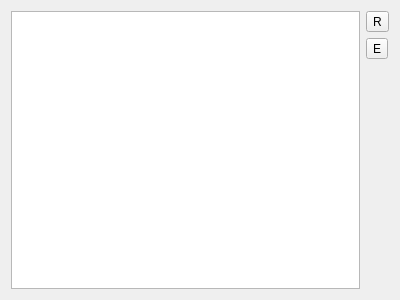
<?xml version="1.0" encoding="UTF-8"?>
<ui version="4.0">
 <class>TraceViewer</class>
 <widget class="QWidget" name="TraceViewer">
  <property name="geometry">
   <rect>
    <x>0</x>
    <y>0</y>
    <width>400</width>
    <height>300</height>
   </rect>
  </property>
  <property name="windowTitle">
   <string>Form</string>
  </property>
  <layout class="QHBoxLayout" name="horizontalLayout">
   <item>
    <widget class="QPlainTextEdit" name="plainTextEdit"/>
   </item>
   <item>
    <layout class="QVBoxLayout" name="verticalLayout">
     <item>
      <widget class="QToolButton" name="toolButton">
       <property name="toolTip">
        <string>Refresh</string>
       </property>
       <property name="text">
        <string>R</string>
       </property>
      </widget>
     </item>
     <item>
      <widget class="QToolButton" name="toolButton_2">
       <property name="text">
        <string>E</string>
       </property>
      </widget>
     </item>
     <item>
      <spacer name="verticalSpacer">
       <property name="orientation">
        <enum>Qt::Vertical</enum>
       </property>
       <property name="sizeHint" stdset="0">
        <size>
         <width>20</width>
         <height>40</height>
        </size>
       </property>
      </spacer>
     </item>
    </layout>
   </item>
  </layout>
 </widget>
 <resources/>
 <connections/>
</ui>
